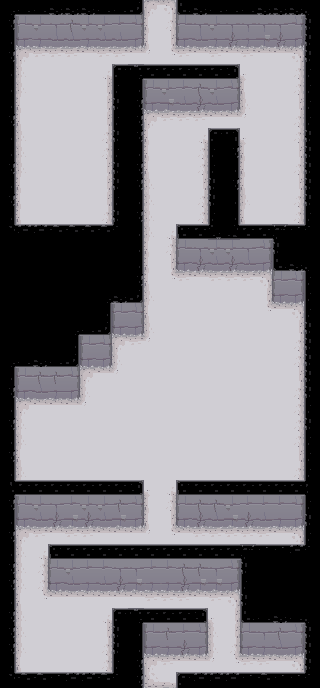

A 2D game scene composited from a Tiled map and its tileset images. What follows is a short description and the map's XML, with every tile layer's data as written:
An orthogonal 20x43 tile map with 16x16 px tiles, 2 tile layers (Floor, Ceilng), 1 hidden layer not drawn.

<map version="1.0" orientation="orthogonal" renderorder="right-down" width="20" height="43" tilewidth="16" tileheight="16" nextobjectid="4">
 <tileset firstgid="1" name="dungeon tileset calciumtrice" tilewidth="16" tileheight="16" tilecount="1050" columns="30">
  <image source="dungeon tileset calciumtrice.png" width="480" height="560" />
  <terraintypes>
   <terrain name="Ceiling" tile="55" />
   <terrain name="Wall" tile="156" />
   <terrain name="Floor" tile="235" />
  </terraintypes>
  <tile id="30" terrain="0,0,0,0" />
  <tile id="31" terrain=",,,0" />
  <tile id="32" terrain=",,0," />
  <tile id="33" terrain=",0,," />
  <tile id="34" terrain="0,,," />
  <tile id="35" terrain=",0,,0" />
  <tile id="37" terrain=",0,,0" />
  <tile id="38" terrain=",,0,0" />
  <tile id="39" terrain=",,0,0" />
  <tile id="40" terrain=",,0,0" />
  <tile id="41" terrain="0,0,," />
  <tile id="43" terrain="0,0,," />
  <tile id="44" terrain="0,,0," />
  <tile id="46" terrain="0,,0," />
  <tile id="79" terrain=",0,0,0" />
  <tile id="80" terrain="0,,0,0" />
  <tile id="81" terrain="0,0,,0" />
  <tile id="82" terrain="0,0,0," />
  <tile id="120" terrain=",,,1" />
  <tile id="121" terrain=",,1,1" />
  <tile id="122" terrain=",,1,1" />
  <tile id="123" terrain=",,1,1" />
  <tile id="124" terrain=",,1,1" />
  <tile id="125" terrain=",,1," />
  <tile id="150" terrain=",1,," />
  <tile id="151" terrain="1,1,," />
  <tile id="152" terrain="1,1,," />
  <tile id="153" terrain="1,1,," />
  <tile id="154" terrain="1,1,," />
  <tile id="155" terrain="1,,," />
  <tile id="210" terrain="2,2,2,2" />
  <tile id="211" terrain=",,,2" />
  <tile id="212" terrain=",,2," />
  <tile id="213" terrain=",2,," />
  <tile id="214" terrain="2,,," />
  <tile id="216" terrain=",2,,2" />
  <tile id="217" terrain=",2,,2" />
  <tile id="218" terrain=",,2,2" />
  <tile id="220" terrain=",,2,2" />
  <tile id="222" terrain="2,2,," />
  <tile id="223" terrain="2,2,," />
  <tile id="225" terrain="2,,2," />
  <tile id="226" terrain="2,,2," />
  <tile id="259" terrain=",2,2,2" />
  <tile id="260" terrain="2,,2,2" />
  <tile id="261" terrain="2,2,,2" />
  <tile id="262" terrain="2,2,2," />
 </tileset>
 <imagelayer name="Background" visible="0" offsetx="-304" offsety="16">
  <image source="../puzzle4.png" width="928" height="672" />
 </imagelayer>
 <layer name="Floor" width="20" height="43">
  <data encoding="csv">
0,0,0,0,0,0,0,0,0,212,213,0,0,0,0,0,0,0,0,0,
0,121,122,124,123,122,122,125,126,218,226,121,124,122,124,124,124,124,126,0,
0,151,155,154,154,155,154,154,156,218,227,151,154,155,153,155,152,153,156,0,
0,212,219,219,219,221,219,219,221,260,261,219,221,219,221,219,221,221,213,0,
0,217,211,211,211,211,263,223,223,223,223,224,224,223,223,262,211,211,226,0,
0,217,211,211,211,211,227,0,0,121,122,125,123,122,126,218,211,211,226,0,
0,218,211,211,211,211,227,0,0,151,152,154,153,154,156,217,211,211,227,0,
0,218,211,211,211,211,227,0,0,212,219,219,219,221,221,260,211,211,226,0,
0,217,211,211,211,211,226,0,0,218,211,211,263,223,223,262,211,211,226,0,
0,217,211,211,211,211,226,0,0,218,211,211,226,0,0,218,211,211,227,0,
0,217,211,211,211,211,227,0,0,218,211,211,226,0,0,218,211,211,226,0,
0,218,211,211,211,211,227,0,0,217,211,211,227,0,0,218,211,211,227,0,
0,218,211,211,211,211,227,0,0,217,211,211,226,0,0,217,211,211,226,0,
0,218,211,211,211,211,226,0,0,217,211,211,226,0,0,218,211,211,226,0,
0,214,224,223,223,224,215,0,0,217,263,223,215,0,0,214,224,224,215,0,
0,0,0,0,0,0,0,0,0,218,226,121,124,122,122,124,126,0,0,0,
0,0,0,0,0,0,0,0,0,218,227,151,153,154,153,154,156,0,0,0,
0,0,0,0,0,0,0,0,0,218,261,219,221,219,219,219,213,121,126,0,
0,0,0,0,0,0,0,0,0,217,211,211,211,211,211,211,227,151,156,0,
0,0,0,0,0,0,0,121,126,218,211,211,211,211,211,211,261,221,213,0,
0,0,0,0,0,0,0,151,156,217,211,211,211,211,211,211,211,211,227,0,
0,0,0,0,0,121,126,212,219,260,211,211,211,211,211,211,211,211,226,0,
0,0,0,0,0,151,156,217,211,211,211,211,211,211,211,211,211,211,226,0,
0,121,123,123,126,212,221,260,211,211,211,211,211,211,211,211,211,211,227,0,
0,151,154,155,156,217,211,211,211,211,211,211,211,211,211,211,211,211,226,0,
0,212,221,221,221,260,211,211,211,211,211,211,211,211,211,211,211,211,226,0,
0,217,211,211,211,211,211,211,211,211,211,211,211,211,211,211,211,211,226,0,
0,217,211,211,211,211,211,211,211,211,211,211,211,211,211,211,211,211,226,0,
0,218,211,211,211,211,211,211,211,211,211,211,211,211,211,211,211,211,227,0,
0,217,211,211,211,211,211,211,211,211,211,211,211,211,211,211,211,211,226,0,
0,214,224,223,224,224,223,223,224,262,263,223,224,224,224,223,223,223,215,0,
0,121,122,124,125,122,122,123,126,218,226,121,123,123,122,125,125,125,126,0,
0,151,154,153,152,153,154,152,156,218,227,151,153,154,152,153,154,155,156,0,
0,212,219,221,219,219,221,221,221,260,261,221,219,219,219,219,219,221,213,0,
0,217,263,224,224,224,224,223,224,223,223,223,224,223,223,223,223,223,215,0,
0,217,226,121,122,125,125,124,124,125,125,123,123,124,126,0,0,0,0,0,
0,217,226,151,154,155,154,153,152,155,155,153,152,152,156,0,0,0,0,0,
0,218,261,221,221,221,221,221,221,219,219,219,221,219,213,0,0,0,0,0,
0,217,211,211,211,211,263,223,223,224,223,223,224,262,227,0,0,0,0,0,
0,217,211,211,211,211,227,0,0,121,123,125,126,217,227,121,124,123,126,0,
0,217,211,211,211,211,226,0,0,151,155,153,156,217,226,151,155,154,156,0,
0,218,211,211,211,211,226,0,0,212,219,221,221,260,261,219,219,221,213,0,
0,214,224,223,223,224,215,0,0,214,224,223,223,223,223,224,223,223,215,0
</data>
 </layer>
 <layer name="Ceilng" width="20" height="43">
  <data encoding="csv">
83,44,44,42,42,42,44,44,35,0,0,34,42,44,44,44,42,42,42,82,
45,0,0,0,0,0,0,0,0,0,0,0,0,0,0,0,0,0,0,36,
47,0,0,0,0,0,0,0,0,0,0,0,0,0,0,0,0,0,0,36,
45,0,0,0,0,0,0,0,0,0,0,0,0,0,0,0,0,0,0,36,
47,0,0,0,0,0,0,32,67,52,52,52,52,52,50,0,0,0,0,38,
47,0,0,0,0,0,0,38,47,0,0,0,0,0,0,0,0,0,0,38,
47,0,0,0,0,0,0,36,45,0,0,0,0,0,0,0,0,0,0,38,
45,0,0,0,0,0,0,38,45,0,0,0,0,0,0,0,0,0,0,38,
47,0,0,0,0,0,0,36,45,0,0,0,0,32,33,0,0,0,0,36,
47,0,0,0,0,0,0,38,47,0,0,0,0,38,45,0,0,0,0,36,
45,0,0,0,0,0,0,36,45,0,0,0,0,38,47,0,0,0,0,36,
47,0,0,0,0,0,0,36,45,0,0,0,0,36,45,0,0,0,0,36,
45,0,0,0,0,0,0,38,47,0,0,0,0,36,47,0,0,0,0,36,
47,0,0,0,0,0,0,36,45,0,0,0,0,38,47,0,0,0,0,38,
81,39,39,40,40,40,40,80,47,0,0,48,52,66,65,52,52,68,41,80,
31,31,31,31,31,31,31,31,47,0,0,0,0,0,0,0,0,36,31,31,
31,31,31,31,31,31,31,31,47,0,0,0,0,0,0,0,0,34,42,82,
31,31,31,31,31,31,31,31,45,0,0,0,0,0,0,0,0,0,0,38,
31,31,31,31,31,31,83,42,35,0,0,0,0,0,0,0,0,0,0,38,
31,31,31,31,31,31,47,0,0,0,0,0,0,0,0,0,0,0,0,38,
31,31,31,31,83,44,35,0,0,0,0,0,0,0,0,0,0,0,0,36,
31,31,31,31,47,0,0,0,0,0,0,0,0,0,0,0,0,0,0,36,
83,44,42,44,35,0,0,0,0,0,0,0,0,0,0,0,0,0,0,36,
47,0,0,0,0,0,0,0,0,0,0,0,0,0,0,0,0,0,0,36,
45,0,0,0,0,0,0,0,0,0,0,0,0,0,0,0,0,0,0,36,
47,0,0,0,0,0,0,0,0,0,0,0,0,0,0,0,0,0,0,38,
45,0,0,0,0,0,0,0,0,0,0,0,0,0,0,0,0,0,0,36,
47,0,0,0,0,0,0,0,0,0,0,0,0,0,0,0,0,0,0,38,
45,0,0,0,0,0,0,0,0,0,0,0,0,0,0,0,0,0,0,38,
47,0,0,0,0,0,0,0,0,0,0,0,0,0,0,0,0,0,0,38,
86,52,52,52,52,52,52,52,50,0,0,48,52,52,52,52,52,52,52,85,
45,0,0,0,0,0,0,0,0,0,0,0,0,0,0,0,0,0,0,38,
47,0,0,0,0,0,0,0,0,0,0,0,0,0,0,0,0,0,0,36,
45,0,0,0,0,0,0,0,0,0,0,0,0,0,0,0,0,0,0,38,
47,0,0,48,52,52,52,52,52,52,52,52,52,52,52,68,41,41,39,80,
45,0,0,0,0,0,0,0,0,0,0,0,0,0,0,36,31,31,31,31,
45,0,0,0,0,0,0,0,0,0,0,0,0,0,0,38,31,31,31,31,
47,0,0,0,0,0,0,0,0,0,0,0,0,0,0,36,31,31,31,31,
45,0,0,0,0,0,0,32,67,52,52,52,50,0,0,34,44,42,44,82,
45,0,0,0,0,0,0,36,47,0,0,0,0,0,0,0,0,0,0,36,
45,0,0,0,0,0,0,36,47,0,0,0,0,0,0,0,0,0,0,36,
47,0,0,0,0,0,0,38,45,0,0,0,0,0,0,0,0,0,0,36,
81,40,40,41,39,39,40,80,45,0,0,32,39,39,39,41,40,41,41,80
</data>
 </layer>
</map>
